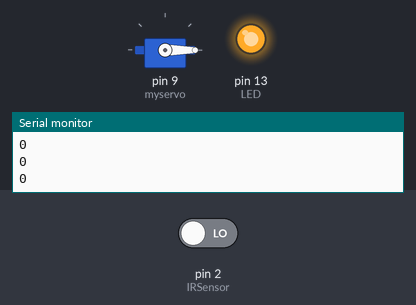
A sketch run on a simulated Arduino Uno, built with avr-gcc and run on an emulated ATmega328P. Parts: servo, output pins drawn as LEDs (lit = HIGH), the last lines printed to the serial monitor. The test bench sets the inputs (shaded band); at power-on: pin 2 (IRSensor) LOW.

Above: at 10.8 s.
10.9 s: pin 2 (IRSensor) driven HIGH
At 16.3 s:
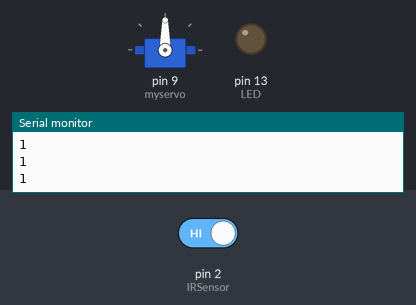
16.9 s: pin 2 (IRSensor) driven LOW
At 17.9 s:
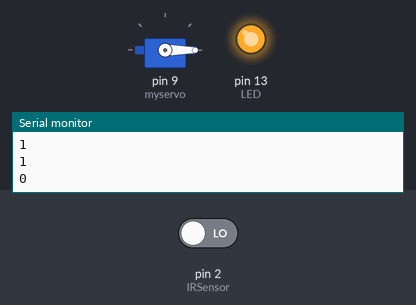
Timing chart, 0 to 19.9 s (numbered marks = the images above; inputs shaded):
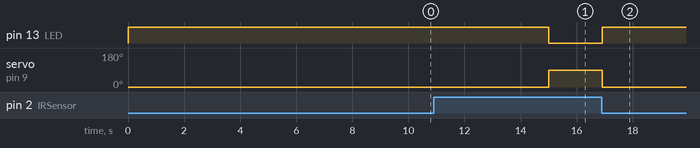

Measured:
- after the input at 10.9 s, pin 13 (LED): HIGH → LOW after 4.1 s; servo on pin 9 (myservo): 0° → 90° after 4.1 s
- after the input at 16.9 s, pin 13 (LED): LOW → HIGH at once; servo on pin 9 (myservo): 90° → 0° at once

The sketch:

shamandy.ino
```cpp
int IRSensor = 2; // connect ir sensor to arduino pin 2
int LED = 13; // conect Led to arduino pin 13

#include <Servo.h>
Servo myservo;
int pos = 0;

void setup()
{

myservo.attach(9);

  pinMode (IRSensor, INPUT); // sensor pin INPUT
  pinMode (LED, OUTPUT); // Led pin OUTPUT

Serial.begin(9600);}

void loop()
{
  int statusSensor = digitalRead (IRSensor);
  Serial.println(statusSensor);
  if (statusSensor == 1)
   { digitalWrite(LED, LOW);
    myservo.write(90);// LED LOW
   }
   else  {
    digitalWrite(LED, HIGH); // LED High
  myservo.write(0);
 delay (5000);
  }


}
```
